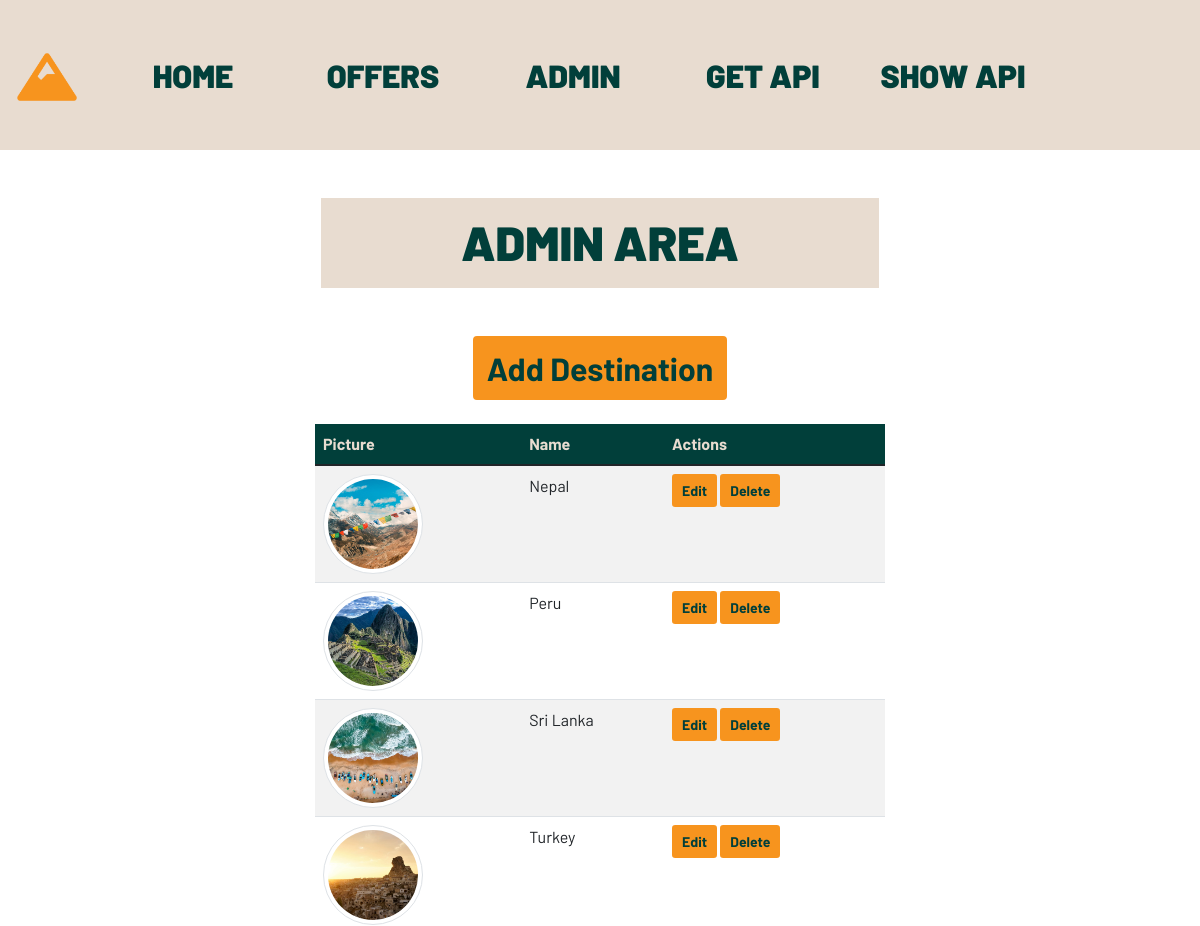
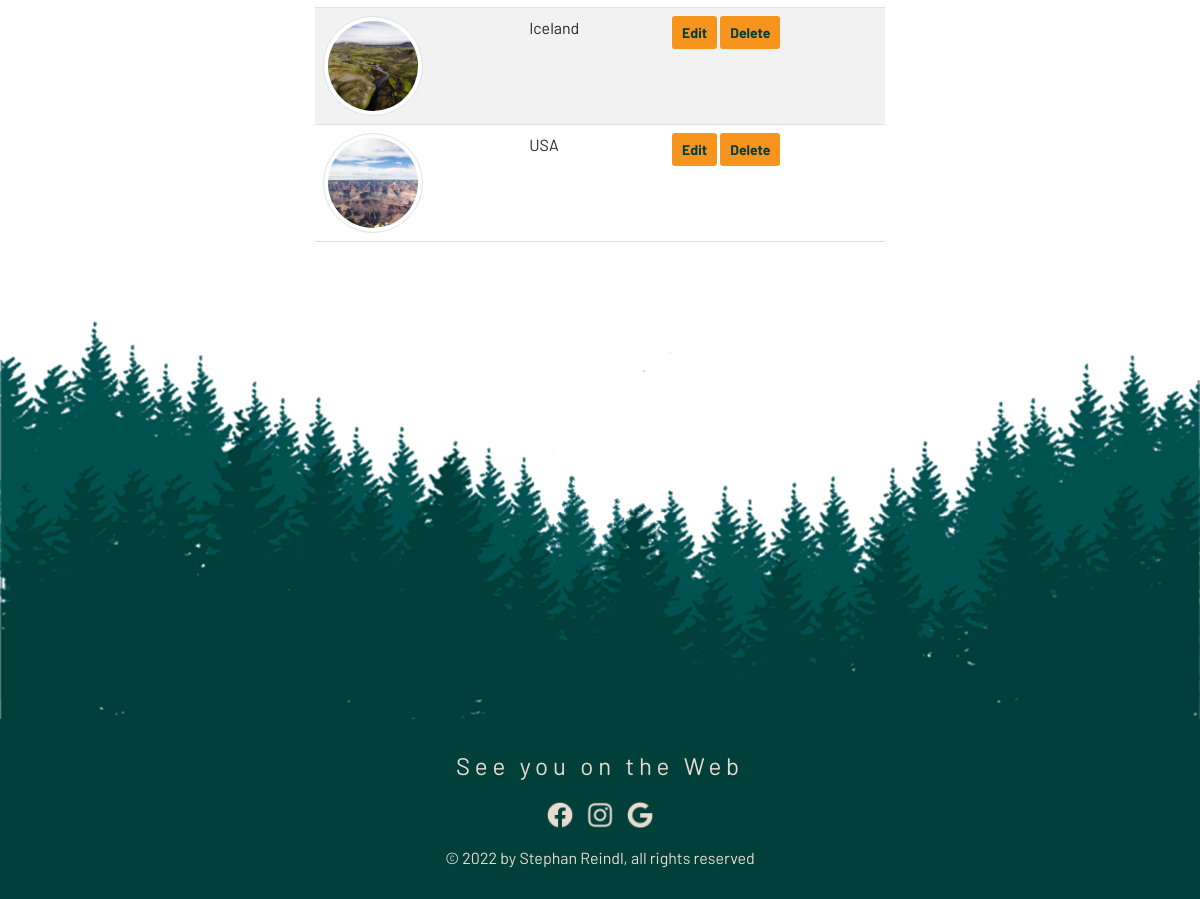
The app's page /admin.php with its own data (2 pictures, top to bottom).
### tables this page shows
CREATE TABLE `locations` (
  `id` int(11) NOT NULL,
  `name` varchar(100) NOT NULL,
  `price` int(11) NOT NULL,
  `description` varchar(200) NOT NULL,
  `picture` varchar(100) NOT NULL,
  `longitude` varchar(100) DEFAULT NULL,
  `latitude` varchar(100) DEFAULT NULL
);

### admin.php (the view, shortened to what this page needs)
<?php
require_once "crud/components/db_connect.php";
$sql = "SELECT * FROM locations";
$result = mysqli_query($connect, $sql);
$tbody = '';
if ($result->num_rows > 0) {
  while ($row = $result->fetch_array(MYSQLI_ASSOC)) {
      $tbody .= "<tr>
          <td><img class='img-thumbnail rounded-circle adm-picture' src='img/" . $row['picture'] . "' alt=" . $row['name'] . "></td>
          <td>" . $row['name'] . "</td>
          <td><a href='update.php?id=" . $row['id'] . "'><button class='btn btn-warning btn-sm' type='button'>Edit</button></a>
          <a href='crud/a_delete.php?id=" . $row['id'] . "'><button class='btn btn-outline-danger btn-sm' type='button'>Delete</button></a></td>
       </tr>";
  }
} else {
  $tbody = "<tr><td colspan='5'><center>No Data Available </center></td></tr>";
}
?>
<!DOCTYPE html>
<html lang="en">
<head>
  <?php require_once 'crud/components/bootstrap.php' ?>
  <link rel="stylesheet" href="css/style.css">
</head>
<body>
<?php require_once "crud/components/navbar_admin.php"?>
<div class="container">
<h1 class="text-center mb-5 mt-5 p-3">Admin Area</h1>
        <div class="d-flex justify-content-center">
               <a href="create.php"><button class='btn btn-outline-danger mb-4 add-btn' type='button'>Add Destination</button></a>
        </div>
        <div class="row justify-content-center mb-5">
            <table class='table table-striped w-50 admin-table'>
               <thead class='table-headline'>
                   <tr>
                        <th>Picture</th>
                       <th>Name</th>
                       <th>Actions</th>
                   </tr>
               </thead>
               <tbody>
                  <?=$tbody?>
                </tbody>
           </table>
        </div>
  </div>
  <?php require_once "crud/components/footer.php" ?>
</body>
</html>

### css/style.css (style rules this page uses)
* { padding: 0; margin: 0; }
body { position: relative; font-family: "Barlow", sans-serif; scroll-behavior: smooth; }
h1 { color: #013f3a; background: #E8DCD0; font-size: 4vw; font-weight: 900; text-transform: uppercase; width: 50%; text-align: center; margin: 0 auto; }
.btn { background: #f7941e; border: 2px solid #f7941e; color: #013f3a; font-weight: bold; transition: 0.3s ease; }
.table-headline { background: #013f3a; color: #E8DCD0; }
.adm-picture { width: 100px; height: 100px; -o-object-fit: cover; object-fit: cover; -o-object-position: center; object-position: center; }
.add-btn { font-size: 2em; }

### records on screen
locations: picture (picture), name "Nepal"
locations: picture (picture), name "Peru"
locations: picture (picture), name "Sri Lanka"
locations: picture (picture), name "Turkey"
locations: picture (picture), name "Iceland"
locations: picture (picture), name "USA"
